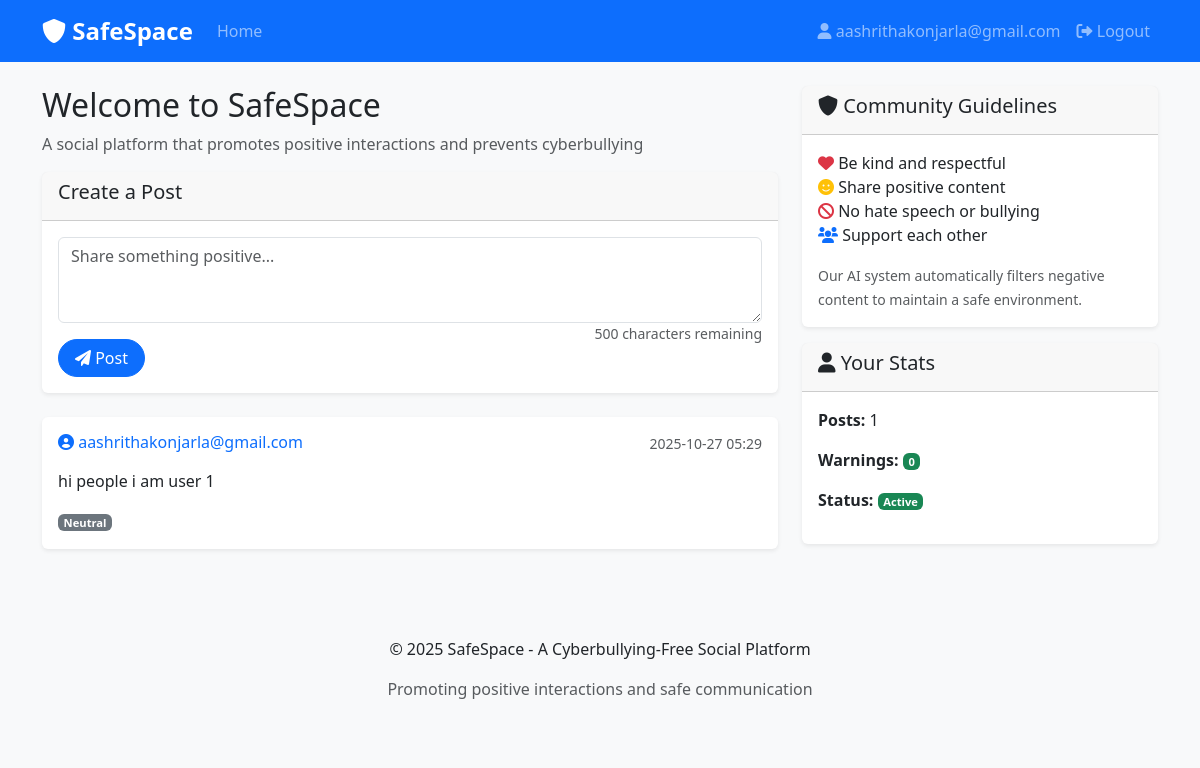
The app's page / (signed in) with its own data.
### app.py (models this page shows, shortened)
class User(UserMixin, db.Model):
    id = db.Column(db.Integer, primary_key=True)
    username = db.Column(db.String(80), unique=True, nullable=False)
    email = db.Column(db.String(120), unique=True, nullable=False)
    password_hash = db.Column(db.String(120), nullable=False)
    is_admin = db.Column(db.Boolean, default=False)
    is_banned = db.Column(db.Boolean, default=False)
    warning_count = db.Column(db.Integer, default=0)
    created_at = db.Column(db.DateTime, default=datetime.utcnow)
    posts = db.relationship('Post', backref='author', lazy=True)

class Post(db.Model):
    id = db.Column(db.Integer, primary_key=True)
    content = db.Column(db.Text, nullable=False)
    user_id = db.Column(db.Integer, db.ForeignKey('user.id'), nullable=False)
    created_at = db.Column(db.DateTime, default=datetime.utcnow)
    is_approved = db.Column(db.Boolean, default=True)
    sentiment_score = db.Column(db.Float)
    sentiment_label = db.Column(db.String(20))
    is_flagged = db.Column(db.Boolean, default=False)
    flagged_reason = db.Column(db.String(200))

### app.py (the view)
@app.route('/')
def index():
    if current_user.is_authenticated and current_user.is_banned:
        flash('Your account has been banned for violating community guidelines.', 'danger')
        logout_user()
        return redirect(url_for('login'))
    posts = Post.query.join(User).filter(
        Post.is_approved == True,
        User.is_banned == False
    ).order_by(Post.created_at.desc()).all()
    return render_template('index.html', posts=posts)

### app.py (called while the page is built)
@login_manager.user_loader
def load_user(user_id):
    return User.query.get(int(user_id))

### templates/index.html (shortened to what this page needs)
{% extends "base.html" %}
{% block content %}
<div class="row">
    <div class="col-md-8">
        <h2>Welcome to SafeSpace</h2>
        <p class="text-muted">A social platform that promotes positive interactions and prevents cyberbullying</p>
        {% if current_user.is_authenticated %}
            <div class="card mb-4">
                <div class="card-header">
                    <h5>Create a Post</h5>
                </div>
                <div class="card-body">
                    <form method="POST" action="{{ url_for('create_post') }}">
                        <div class="mb-3">
                            <textarea class="form-control" name="content" rows="3"
                                    placeholder="Share something positive..." required></textarea>
                        </div>
                        <button type="submit" class="btn btn-primary">
                            <i class="fas fa-paper-plane"></i> Post
                        </button>
                    </form>
                </div>
            </div>
        {% endif %}
        <div class="posts">
            {% if posts %}
                {% for post in posts %}
                    <div class="card mb-3">
                        <div class="card-body">
                            <div class="d-flex justify-content-between align-items-start mb-2">
                                <h6 class="card-title">
                                    <a href="{{ url_for('profile', username=post.author.username) }}"
                                       class="text-decoration-none">
                                        <i class="fas fa-user-circle"></i> {{ post.author.username }}
                                    </a>
                                </h6>
                                <small class="text-muted">{{ post.created_at.strftime('%Y-%m-%d %H:%M') }}</small>
                            </div>
                            <p class="card-text">{{ post.content }}</p>
                            {% if post.sentiment_label %}
                                <span class="badge bg-{{ 'success' if post.sentiment_label == 'positive' else 'secondary' }}">
                                    {{ post.sentiment_label.title() }}
                                </span>
                            {% endif %}
                        </div>
                    </div>
                {% endfor %}
            {% else %}
                <div class="text-center py-5">
                    <i class="fas fa-comments fa-3x text-muted mb-3"></i>
                    <h4>No posts yet</h4>
                    <p class="text-muted">Be the first to share something positive!</p>
                </div>
            {% endif %}
        </div>
    </div>
    <div class="col-md-4">
        <div class="card">
            <div class="card-header">
                <h5><i class="fas fa-shield-alt"></i> Community Guidelines</h5>
            </div>
            <div class="card-body">
                <ul class="list-unstyled">
                    <li><i class="fas fa-heart text-danger"></i> Be kind and respectful</li>
                    <li><i class="fas fa-smile text-warning"></i> Share positive content</li>
                    <li><i class="fas fa-ban text-danger"></i> No hate speech or bullying</li>
                    <li><i class="fas fa-users text-primary"></i> Support each other</li>
                </ul>
                <small class="text-muted">
                    Our AI system automatically filters negative content to maintain a safe environment.
                </small>
            </div>
        </div>
        {% if current_user.is_authenticated %}
            <div class="card mt-3">
                <div class="card-header">
                    <h5><i class="fas fa-user"></i> Your Stats</h5>
                </div>
                <div class="card-body">
                    <p><strong>Posts:</strong> {{ current_user.posts|length }}</p>
                    <p><strong>Warnings:</strong>
                        <span class="badge bg-{{ 'danger' if current_user.warning_count > 0 else 'success' }}">
                            {{ current_user.warning_count }}
                        </span>
                    </p>
                    <p><strong>Status:</strong>
                        <span class="badge bg-{{ 'danger' if current_user.is_banned else 'success' }}">
                            {{ 'Banned' if current_user.is_banned else 'Active' }}
                        </span>
                    </p>
                </div>
            </div>
        {% endif %}
    </div>
</div>
{% endblock %}

### templates/base.html (shortened to what this page needs)
<!DOCTYPE html>
<html lang="en">
<head>
    <link href="https://cdn.jsdelivr.net/npm/bootstrap@5.3.0/dist/css/bootstrap.min.css" rel="stylesheet">
    <link href="https://cdnjs.cloudflare.com/ajax/libs/font-awesome/6.0.0/css/all.min.css" rel="stylesheet">
    <link href="{{ url_for('static', filename='css/style.css') }}" rel="stylesheet">
</head>
<body>
    <nav class="navbar navbar-expand-lg navbar-dark bg-primary">
        <div class="container">
            <a class="navbar-brand" href="{{ url_for('index') }}">
                <i class="fas fa-shield-alt"></i> SafeSpace
            </a>
            <div class="collapse navbar-collapse" id="navbarNav">
                <ul class="navbar-nav me-auto">
                    <li class="nav-item">
                        <a class="nav-link" href="{{ url_for('index') }}">Home</a>
                    </li>
                </ul>
                <ul class="navbar-nav">
                    {% if current_user.is_authenticated %}
                        <li class="nav-item">
                            <a class="nav-link" href="{{ url_for('profile', username=current_user.username) }}">
                                <i class="fas fa-user"></i> {{ current_user.username }}
                            </a>
                        </li>
                        <li class="nav-item">
                            <a class="nav-link" href="{{ url_for('logout') }}">
                                <i class="fas fa-sign-out-alt"></i> Logout
                            </a>
                        </li>
                    {% endif %}
                </ul>
            </div>
        </div>
    </nav>
    <div class="container mt-4">
        {% block content %}{% endblock %}
    </div>
    <footer class="bg-light mt-5 py-4">
        <div class="container text-center">
            <p>&copy; 2025 SafeSpace - A Cyberbullying-Free Social Platform</p>
            <p class="text-muted">Promoting positive interactions and safe communication</p>
        </div>
    </footer>
</body>
</html>

### style.css (style rules this page uses)
body { background-color: #f8f9fa; }
.navbar-brand { font-weight: bold; font-size: 1.5rem; }
.card { border: none; box-shadow: 0 0.125rem 0.25rem rgba(0, 0, 0, 0.075); transition: box-shadow 0.15s ease-in-out; }
.btn { border-radius: 20px; padding: 0.375rem 1rem; }
.badge { font-size: 0.7em; padding: 0.25em 0.5em; }

### records on screen
User: username "aashrithakonjarla@gmail.com", warning_count "0", is_banned "Active"
Post: author.username "aashrithakonjarla@gmail.com", created_at "2025-10-27 05:29", content "hi people i am user 1", sentiment_label "Neutral"

### other values on screen
{{ current_user.posts|length }} "1"
